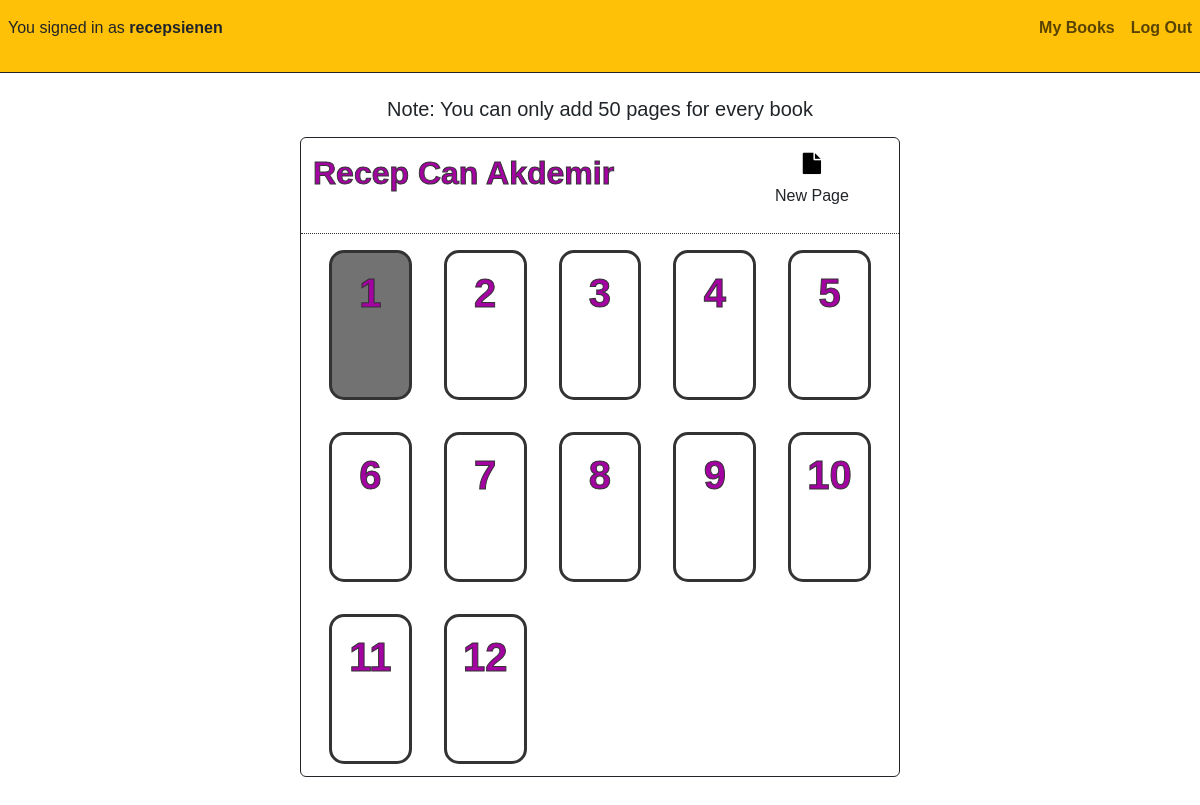
/recepsienen/Recep-Can-Akdemir (signed in), run on the app's committed database.
### book/models.py (models this page shows, shortened)
class User(AbstractUser):
    pass

class Book(models.Model):
    user = models.ForeignKey(User,on_delete=models.CASCADE, null=False,related_name="user")
    name = models.CharField(max_length=200, null=True)
    link_name = models.CharField(max_length=250,null=True)
    language = models.CharField(max_length=200, null=True)
    words_per_page = models.IntegerField(blank=True, null=True)
    cover_color = models.CharField(max_length=200,null=True)
    font_color = models.CharField(max_length=200,null=True)
    created_at = models.DateTimeField(auto_now_add=True)
    updated_at = models.DateTimeField(auto_now=True)

class Page(models.Model):
    number = models.IntegerField(blank=True,null=True)
    book = models.ForeignKey(Book, on_delete=models.CASCADE, null=False, related_name="book")
    edit_mode = models.BooleanField(default=True)
    first_save_done = models.BooleanField(default=False)
    finished = models.BooleanField(default=False)

### book/views.py (the view, shortened to what this page needs)
# urls.py: path("<str:username>/<str:book_name>", views.book_content, name="book_content"),
@login_required
def book_content(request,username,book_name):
    user = request.user
    book = Book.objects.filter(user = user,link_name = book_name).first()
    pages = Page.objects.filter(book = book)
    return render(request, "book/book.html",{
        "pages":pages,
        "book":book,
    })

### book/templates/book/book.html (shortened to what this page needs)
{% extends "book/layout.html" %}
{% block body %}
<div id="page-container" class="rounded">
    <div class="m-auto">
        <h5 class="text-center pt-3 mb-0 pb-0">Note: You can only add 50 pages for every book</h5>
    </div>
    <div id="inner-container" class="w-50 h-100 m-auto border border-dark d-flex row rounded mt-3">
        <div id="title" class="rounded-top d-flex justify-content-between" style="color:{{book.cover_color}}">
            <div class="ml-3">
                <h1 id ="page-title" class="text-center fs-2 fw-bold mt-3">{{book.name |truncatechars:30}}</h1>
            </div>
            <div class="m-1 d-flex row justify-content-center">
                <button class="btn rounded w-50" id="new-page"><i class="fa fa-file fa-lg" ></i></button>
                <p class="text-dark text-center fs-6">New Page</p>
            </div>
        </div>
        <div id="all-pages" class="rounded-bottom">
            {% for page in pages %}
            <a href="{% url 'page_view' username=user.username book_name=book.link_name page_number=page.number %}" id="page-{{page.finished}}" class="m-3 p-3 text-decoration-none page">
                <h1 id ="page-number" class="text-center" style="color:{{book.cover_color}}">{{page.number}}</h1>
            </a>
            {% endfor %}
        </div>
    </div>
</div>
{% endblock %}

### book/templates/book/layout.html (shortened to what this page needs)
{% load static %}
<!DOCTYPE html>
<html lang="en">
<head>
    <link href="https://cdn.jsdelivr.net/npm/bootstrap@5.3.1/dist/css/bootstrap.min.css" rel="stylesheet">
    <link rel="stylesheet" href="https://cdnjs.cloudflare.com/ajax/libs/font-awesome/4.7.0/css/font-awesome.min.css">
    <link rel="stylesheet" href="{% static 'book/main.css' %}">
    <link rel="stylesheet" media="screen and (max-width: 768px)" href="{% static 'book/mobile.css' %}">
</head>
<body>
        {% if user.is_authenticated %}
        <nav class="navbar navbar-expand-lg navbar-light bg-warning border-bottom border-dark">
            <div class="w-100">
              <ul class="navbar-nav mr-auto d-flex justify-content-between w-100">
                    <li id="signed-as" class="nav-item m-2">
                        <p>You signed in as <span class="fw-bolder">{{user.username}}</span></p>
                    </li>
                <div id="nav-buttons" class="d-flex">
                    <li class="nav-item nav-color rounded">
                        <a href="{% url 'index' %}" class="nav-link fw-bolder">My Books</a>
                    </li>
                    <li class="nav-item nav-color rounded">
                        <a class="nav-link fw-bolder" href="{% url 'logout_view' %}">Log Out</a>
                    </li>
                </div>
              </ul>
            </div>
          </nav>
    {% endif %}
    <div id="body-container">
        {% block body %}
        {% endblock %}
    </div>
</body>
</html>

### book/static/book/main.css (style rules this page uses)
body { font-family: sans-serif; overflow: hidden; height: 100vh; width: 100vw; background-color: #ffffff; }
#body-container { height: 100%; width: 100%; }
#page-container { width: 100vw; height: 80vh; }
#title { height: 15%; border-bottom: 1px dotted #333; color: white; }
#page-title { -webkit-text-stroke: #333; -webkit-text-stroke-width: 1px; }
#all-pages { height: 85%; display: grid; grid-template-columns:repeat(5,20%); overflow: auto; }
#page-False { height: 150px; background-color: rgb(255, 255, 255); border-radius: 15px; border: 3px solid #333; }
#page-True { height: 150px; background-color: #727272; border-radius: 15px; border: 3px solid #333; }
#page-number { font-weight: bold; -webkit-text-stroke: #333; -webkit-text-stroke-width: 1px; }
#new-page { color:black; }

### book/static/book/mobile.css (style rules this page uses)
#nav-buttons { justify-content: space-around; }
#signed-as { justify-content: center; text-align: center; }
#inner-container { width: 100vw; }
#page-container { width: 100vw !important; }
#inner-container { width: 100vw !important; }
#all-pages { width: 100% !important; height: 85%; display: grid; grid-template-columns:repeat(3,33%); overflow: auto; }

### data on the page
User: username "recepsienen"
Book: name "Recep Can Akdemir"
Page: number "1"
Page: number "2"
Page: number "3"
Page: number "4"
Page: number "5"
Page: number "6"
Page: number "7"
Page: number "8"
Page: number "9"
Page: number "10"
Page: number "11"
Page: number "12"
